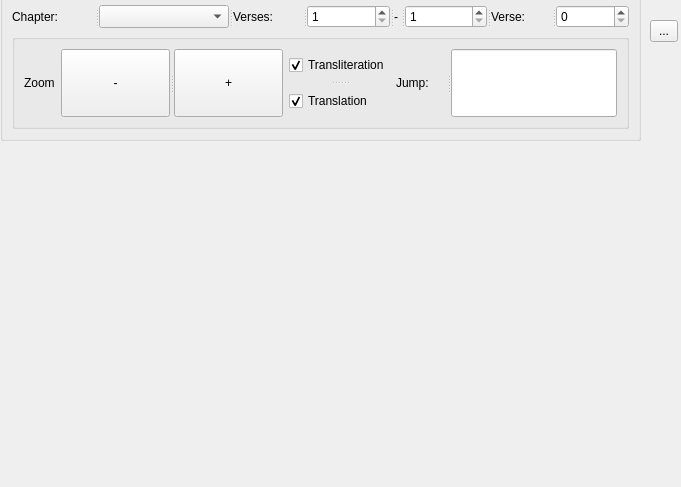
<?xml version="1.0" encoding="UTF-8"?>
<ui version="4.0">
 <class>QuranReader</class>
 <widget class="QWidget" name="QuranReader">
  <property name="geometry">
   <rect>
    <x>0</x>
    <y>0</y>
    <width>681</width>
    <height>487</height>
   </rect>
  </property>
  <property name="windowTitle">
   <string>Form</string>
  </property>
  <widget class="QGroupBox" name="grpControls">
   <property name="geometry">
    <rect>
     <x>0</x>
     <y>-10</y>
     <width>641</width>
     <height>151</height>
    </rect>
   </property>
   <property name="title">
    <string/>
   </property>
   <layout class="QVBoxLayout" name="verticalLayout">
    <item>
     <widget class="QSplitter" name="splitter_4">
      <property name="orientation">
       <enum>Qt::Horizontal</enum>
      </property>
      <widget class="QSplitter" name="splitter">
       <property name="orientation">
        <enum>Qt::Horizontal</enum>
       </property>
       <widget class="QLabel" name="lblCboChapter">
        <property name="text">
         <string>Chapter:</string>
        </property>
       </widget>
       <widget class="QComboBox" name="cboChapter">
        <property name="styleSheet">
         <string notr="true"/>
        </property>
       </widget>
      </widget>
      <widget class="QSplitter" name="splitter_2">
       <property name="orientation">
        <enum>Qt::Horizontal</enum>
       </property>
       <widget class="QLabel" name="lblVerseRange">
        <property name="text">
         <string>Verses:</string>
        </property>
       </widget>
       <widget class="QSpinBox" name="spnVerseFrom">
        <property name="minimum">
         <number>1</number>
        </property>
        <property name="maximum">
         <number>286</number>
        </property>
       </widget>
       <widget class="QLabel" name="lblVerseRangeSeparator">
        <property name="text">
         <string>-</string>
        </property>
       </widget>
       <widget class="QSpinBox" name="spnVerseTo">
        <property name="minimum">
         <number>1</number>
        </property>
        <property name="maximum">
         <number>286</number>
        </property>
       </widget>
      </widget>
      <widget class="QSplitter" name="splitter_3">
       <property name="orientation">
        <enum>Qt::Horizontal</enum>
       </property>
       <widget class="QLabel" name="lblVerse">
        <property name="text">
         <string>Verse:</string>
        </property>
       </widget>
       <widget class="QSpinBox" name="spnVerse"/>
      </widget>
     </widget>
    </item>
    <item>
     <widget class="QGroupBox" name="grpMoreControls">
      <property name="title">
       <string/>
      </property>
      <layout class="QHBoxLayout" name="horizontalLayout">
       <item>
        <widget class="QLabel" name="label_5">
         <property name="text">
          <string>Zoom</string>
         </property>
        </widget>
       </item>
       <item>
        <widget class="QSplitter" name="splitter_5">
         <property name="orientation">
          <enum>Qt::Horizontal</enum>
         </property>
         <property name="opaqueResize">
          <bool>false</bool>
         </property>
         <property name="childrenCollapsible">
          <bool>true</bool>
         </property>
         <widget class="QPushButton" name="btnZoomOut">
          <property name="text">
           <string>-</string>
          </property>
          <property name="shortcut">
           <string>Ctrl+-</string>
          </property>
         </widget>
         <widget class="QPushButton" name="btnZoomIn">
          <property name="text">
           <string>+</string>
          </property>
          <property name="shortcut">
           <string>Ctrl++</string>
          </property>
         </widget>
        </widget>
       </item>
       <item>
        <widget class="QSplitter" name="splitter_7">
         <property name="orientation">
          <enum>Qt::Vertical</enum>
         </property>
         <widget class="QCheckBox" name="chkTransliteration">
          <property name="text">
           <string>Transliteration</string>
          </property>
          <property name="checked">
           <bool>true</bool>
          </property>
         </widget>
         <widget class="QCheckBox" name="chkTranslation">
          <property name="text">
           <string>Translation</string>
          </property>
          <property name="checked">
           <bool>true</bool>
          </property>
         </widget>
        </widget>
       </item>
       <item>
        <widget class="QSplitter" name="splitter_6">
         <property name="orientation">
          <enum>Qt::Horizontal</enum>
         </property>
         <widget class="QLabel" name="label">
          <property name="text">
           <string>Jump:</string>
          </property>
         </widget>
         <widget class="QLineEdit" name="txtJumpTo"/>
        </widget>
       </item>
      </layout>
     </widget>
    </item>
   </layout>
  </widget>
  <widget class="QToolButton" name="btnMoreControls">
   <property name="geometry">
    <rect>
     <x>650</x>
     <y>20</y>
     <width>28</width>
     <height>22</height>
    </rect>
   </property>
   <property name="toolTip">
    <string>Show more controls...</string>
   </property>
   <property name="text">
    <string>...</string>
   </property>
   <property name="checkable">
    <bool>true</bool>
   </property>
  </widget>
 </widget>
 <resources/>
 <connections/>
</ui>
